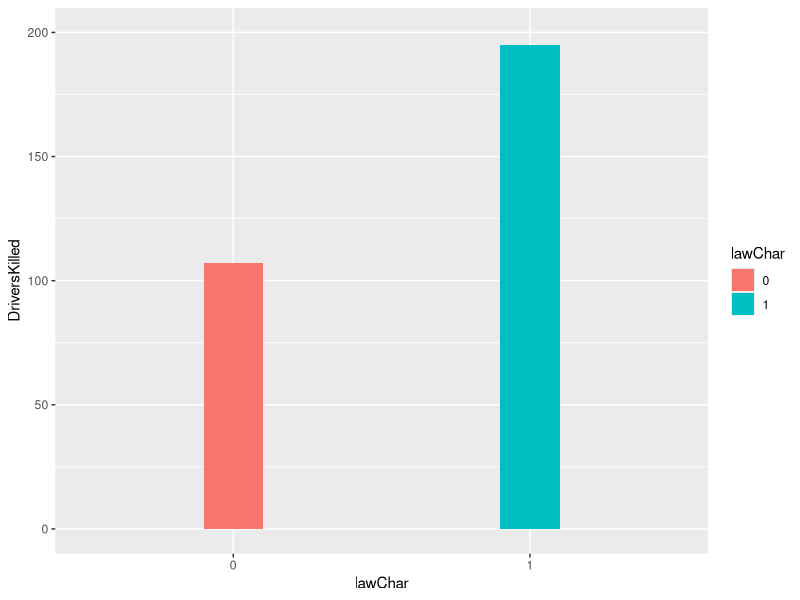
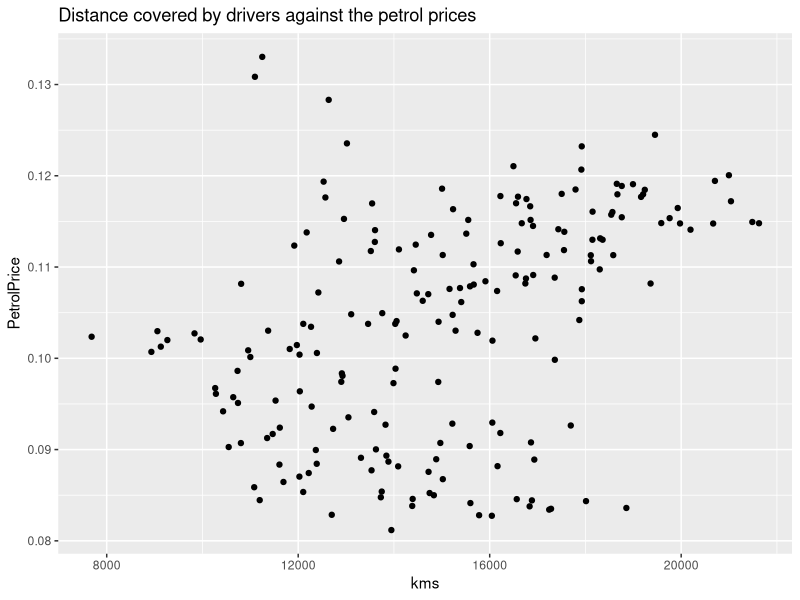
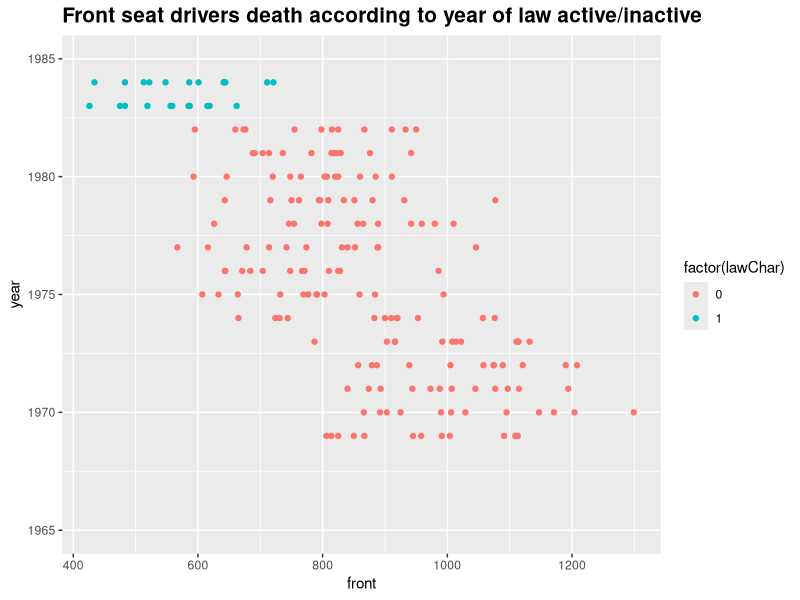
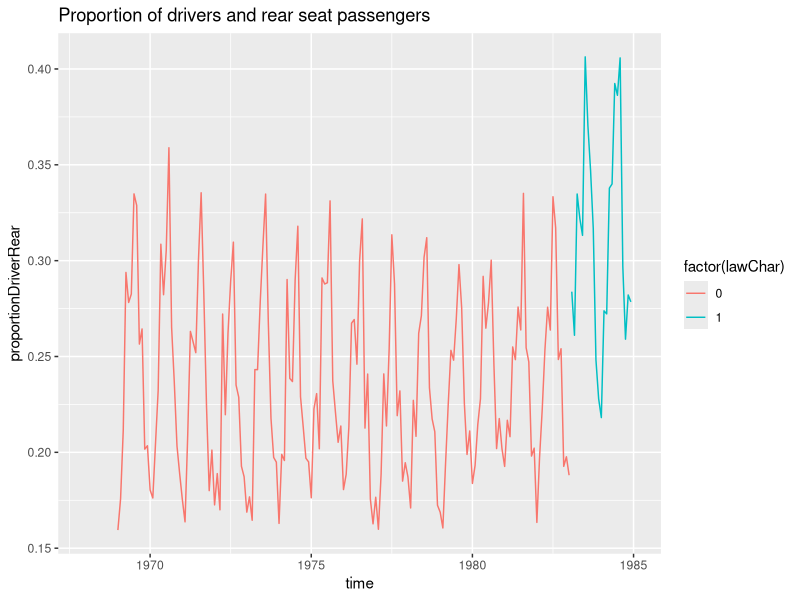
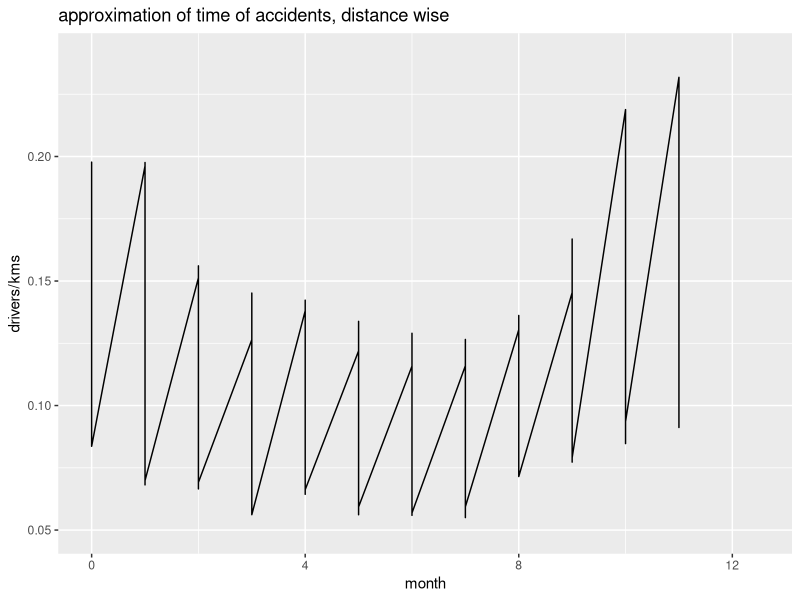

The R source for these figures, in order:
## ---- chunk 1
knitr::opts_chunk$set(echo = TRUE)
## ---- chunk 2
# Packages used
library(ggplot2)
library(dplyr)
## ---- chunk 3
dfSeatbelts <- data.frame(Seatbelts)
summary(dfSeatbelts)
lawChar <- as.character(dfSeatbelts$law) #turning the binary 0 & 1 into character so that the scale on x-axis does not get messed up
killedLawEffect <- ggplot(dfSeatbelts, aes(lawChar, DriversKilled, fill = lawChar))
killedLawEffect + geom_bar(stat = "identity", width = .2) + scale_y_continuous(limits = c(0, 200))
## ---- chunk 4
dfSeatbelts$time <- time(Seatbelts) #attaches the time column
dfSeatbelts$year <- floor(dfSeatbelts$time) # attaches the year column to the dataframe with floored values
## ---- chunk 5
kmPetrol <- ggplot(dfSeatbelts, aes(kms, PetrolPrice)) + ggtitle("Distance covered by drivers against the petrol prices")
kmPetrol + geom_point()
## ---- chunk 6
frontYear <- ggplot(dfSeatbelts, aes(front, year)) + ggtitle("Front seat drivers death according to year of law active/inactive") + theme(plot.title = element_text(face="bold", size=15, hjust=0))
#the color of the dots is determined with the lawChar which is the binary variable of law = 0 or 1
# The y-axis limits are set to 1965 to 1985 after taking the look at head(dfSeatbelts$year) and tail(dfSeatbelts$year)
frontYear + geom_point(aes(colour = factor(lawChar))) + scale_y_continuous(limits = c (1965, 1985))
## ---- chunk 7
proportionDriverRear <- dfSeatbelts$rear/dfSeatbelts$drivers # calculation of the ratio of rear and drivers
proportionFrontRearLaw <- ggplot(dfSeatbelts, aes(time, proportionDriverRear)) + ggtitle("Proportion of drivers and rear seat passengers")
proportionFrontRearLaw + geom_line(aes(colour = factor(lawChar))) + scale_x_continuous(limits = c(1968, 1985))
## ---- chunk 8
#To add in a month column
dfSeatbelts$month <- round(12*(dfSeatbelts$time - dfSeatbelts$year))
accidentTime <- ggplot(dfSeatbelts,aes(month, drivers/kms)) + ggtitle("approximation of time of accidents, distance wise")
accidentTime + geom_line() + scale_y_continuous(limits = c(0.05, 0.24)) + scale_x_continuous(limits = c(0, 12.5))
